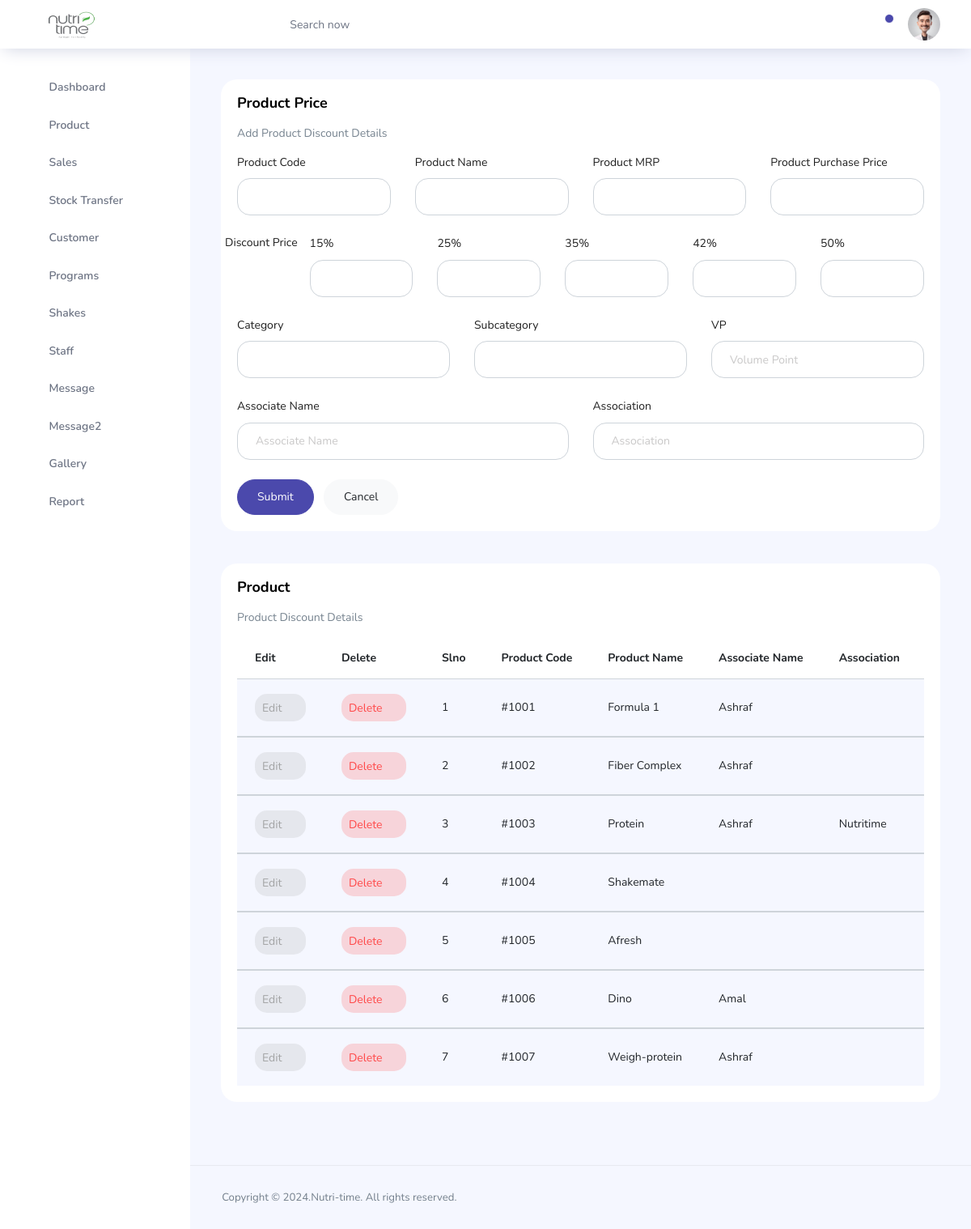
/Admin/pages/admin-price.php (signed in), run on the app's committed database.
### tables this page shows
CREATE TABLE `price` (
  `pri_id` int(11) NOT NULL,
  `pro_name` varchar(50) NOT NULL,
  `pro_code` varchar(20) NOT NULL,
  `pro_category` varchar(50) NOT NULL,
  `pro_subcat` varchar(50) NOT NULL,
  `pro_mrp` varchar(10) NOT NULL,
  `pro_price` varchar(20) NOT NULL,
  `pro_dis15` varchar(10) NOT NULL,
  `pro_dis25` varchar(10) NOT NULL,
  `pro_dis35` varchar(10) NOT NULL,
  `pro_dis42` varchar(10) NOT NULL,
  `pro_dis50` varchar(10) NOT NULL,
  `pro_vp` varchar(100) NOT NULL,
  `pro_vptotal` varchar(10) NOT NULL,
  `pro_scoop` varchar(10) NOT NULL,
  `pro_scoop15` varchar(10) NOT NULL,
  `pro_scoop25` varchar(10) NOT NULL,
  `pro_scoop35` varchar(10) NOT NULL,
  `pro_scoop42` varchar(10) NOT NULL,
  `pro_scoop50` varchar(10) NOT NULL,
  `pro_quantity` varchar(10) NOT NULL,
  `pro_curquantity` varchar(10) NOT NULL,
  `pro_hsn` varchar(200) NOT NULL,
  `pro_img` varchar(100) NOT NULL,
  `pro_associate` varchar(100) NOT NULL,
  `pro_association` varchar(100) NOT NULL
);

### Admin/pages/admin-price.php (the view, shortened to what this page needs)
<?php
include './connect.php';
?>
<!DOCTYPE html>
<html lang="en">
<head>
  <link rel="stylesheet" href="../vendors/feather/feather.css">
  <link rel="stylesheet" href="../vendors/ti-icons/css/themify-icons.css">
  <link rel="stylesheet" href="../vendors/css/vendor.bundle.base.css">
  <link rel="stylesheet" href="../vendors/select2/select2.min.css">
  <link rel="stylesheet" href="../vendors/select2-bootstrap-theme/select2-bootstrap.min.css">
  <link rel="stylesheet" href="../css/vertical-layout-light/style.css">
</head>
<body>
  <div class="container-scroller">
    <?php
    include './topbar.php';
    ?>
    <div class="main-panel">
      <div class="content-wrapper">
        <div class="row">
          <div class="col-12 grid-margin stretch-card">
            <div class="card">
              <div class="card-body">
                <h1 class="card-title">Product Price</h1>
                <p class="card-description">Add Product Discount Details</p>
                <form method="post" class="forms-sample" enctype="multipart/form-data">
                  <div class="row">
                    <div class="col-lg col-md col-sm col-12">
                      <div class="form-group">
                        <label>Product Code</label>
                        <input type="text" class="form-control" style="border-radius: 16px;"  name="prodcode" value="<?php echo $p_code1; ?>" required>
                      </div>
                    </div>
                    <div class="col-lg col-md col-sm col-12">
                      <div class="form-group">
                        <label>Product Name</label>
                        <input type="text" class="form-control" style="border-radius: 16px;"  name="prodname" value="<?php echo $p_name1; ?>" required>
                      </div>
                    </div>
                    <div class="col-lg col-md col-sm col-12">
                      <div class="form-group">
                        <label>Product MRP</label>
                        <input type="text" class="form-control" style="border-radius: 16px;"  name="prodmrp" value="<?php echo $p_mrp1; ?>" required>
                      </div>
                    </div>
                    <div class="col-lg col-md col-sm col-12">
                      <div class="form-group">
                        <label>Product Purchase Price</label>
                        <input type="text" class="form-control" style="border-radius: 16px;"  name="prodpur" value="<?php echo $p_pri1; ?>" required>
                      </div>
                    </div>
                  </div>
                  <div class="row">
                    <p>Discount Price</p> <br>
                    <div class="col">
                      <div class="form-group">
                        <label>15%</label>
                        <input type="text" class="form-control" style="border-radius: 16px;"  name="dis15" value="<?php echo $p_dis151; ?>" required>
                      </div>
                    </div>
                    <div class="col">
                      <div class="form-group">
                        <label>25%</label>
                        <input type="text" class="form-control" style="border-radius: 16px;"  name="dis25" value="<?php echo $p_dis251; ?>" required>
                      </div>
                    </div>
                    <div class="col">
                      <div class="form-group">
                        <label>35%</label>
                        <input type="text" class="form-control" style="border-radius: 16px;"  name="dis35" value="<?php echo $p_dis351; ?>" required>
                      </div>
                    </div>
                    <div class="col">
                      <div class="form-group">
                        <label>42%</label>
                        <input type="text" class="form-control" style="border-radius: 16px;"  name="dis42" value="<?php echo $p_dis421; ?>" required>
                      </div>
                    </div>
                    <div class="col">
                      <div class="form-group">
                        <label>50%</label>
                        <input type="text" class="form-control" style="border-radius: 16px;"  name="dis50" value="<?php echo $p_dis501; ?>" required>
                      </div>
                    </div>
                  </div>
                  <div class="row">
                    <div class="col">
                      <div class="form-group">
                        <label>Category</label>
                        <input type="text" class="form-control" style="border-radius: 16px;"  name="prodcat" value="<?php echo $p_cat1; ?>" required>
                      </div>
                    </div>
                    <div class="col">
                      <div class="form-group">
                        <label>Subcategory</label>
                        <input type="text" class="form-control" style="border-radius: 16px;"  name="prodsubcat" value="<?php echo $p_subcat1; ?>" required>
                      </div>
                    </div>
                    <div class="col">
                      <div class="form-group">
                        <label>VP</label>
                        <input type="text" class="form-control" style="border-radius: 16px;" placeholder="Volume Point" name="provp" value="<?php echo $p_vp1; ?>" required>
                      </div>
                    </div>
                  </div>
                  <div class="row">
                    <div class="col">
                      <div class="form-group">
                        <label>Associate Name</label>
                        <input type="text" class="form-control" style="border-radius: 16px;" placeholder="Associate Name" name="proasso" value="<?php echo $p_asso1; ?>">
                      </div>
                    </div>
                    <div class="col">
                      <div class="form-group">
                        <label>Association</label>
                        <input type="text" class="form-control" style="border-radius: 16px;" placeholder="Association" name="proassociation" value="<?php echo $p_associate1; ?>">
                      </div>
                    </div>
                  </div>
                  <button type="submit" class="btn btn-primary mr-2 rounded-pill" name="submitp">Submit</button>
                  <a href="./admin-price.php" type="reset" class="btn btn-light rounded-pill">Cancel</a>
                </form>
              </div>
            </div>
          </div>
        </div>
        <div class="row ">
          <div class="col-lg-12 grid-margin stretch-card">
            <div class="card">
              <div class="card-body">
                <h4 class="card-title">Product</h4>
                <div class="row">
                  <div class="col-md-9">
                    <p class="card-description">Product Discount Details</p>
                  </div>
                </div>
                <div class="table-responsive">
                  <table class="table table-striped">
                    <thead>
                      <tr>
                        <th>Edit</th>
                        <th>Delete</th>
                        <th>Slno</th>
                        <th>Product Code</th>
                        <th>Product Name</th>
                        <th>Associate Name</th>
                        <th>Association</th>
                        <th>Category</th>
                      </tr>
                    </thead>
                    <?php
                    $sql = mysqli_query($conn, "SELECT * FROM price ORDER BY pri_id ");
                    $serialNo = 1;
                    while ($row = mysqli_fetch_assoc($sql)) {
                      $pri_id = $row['pri_id'];
                      $pri_cod = $row['pro_code'];
                      $pri_nam = $row['pro_name'];
                      $pri_asso = $row['pro_associate'];
                      $pri_association = $row['pro_association'];
                      $pri_cat = $row['pro_category'];
                    ?>
                      <tbody>
                        <tr>
                          <td><a href="admin-price.php?pid=<?php echo $pri_id; ?>" class="btn btn-inverse-secondary btn-icon-text p-2">Edit<i class="ti-pencil-alt btn-icon-append"></i></a></td>
                          <td><a href="admin-price.php?pd_id=<?php echo $pri_id; ?>" class="btn btn-inverse-danger btn-icon-text p-2">Delete<i class="ti-trash btn-icon-prepend"></i></a></td>
                          <td class="py-1"><?php echo $serialNo++; ?></td>
                          <td class="py-1">#<?php echo $pri_cod; ?></td>
                          <td><?php echo $pri_nam; ?></td>
                          <td><?php echo $pri_asso; ?></td>
                          <td><?php echo $pri_association; ?></td>
                          <td><?php echo $pri_cat; ?></td>
                        </tr>
                      </tbody>
                    <?php
                    }
                    ?>
                  </table>
                </div>
              </div>
            </div>
          </div>
        </div>
      </div>
      <footer class="footer">
        <div class="d-sm-flex justify-content-center justify-content-sm-between">
          <span class="text-muted text-center text-sm-left d-block d-sm-inline-block">Copyright © 2024.Nutri-time. All rights reserved.</span>
        </div>
      </footer>
    </div>
  </div>
  </div>
</body>
</html>

### Admin/pages/topbar.php (shortened to what this page needs)
<nav class="navbar col-lg-12 col-12 p-0 fixed-top d-flex flex-row">
      <div class="text-center navbar-brand-wrapper d-flex align-items-center justify-content-center">
        <a class="navbar-brand brand-logo mr-5" href="admin-dashboard.php"><img src="../images/icon.png" class="mr-2" alt="logo" width="90"/></a>
      </div>
      <div class="navbar-menu-wrapper d-flex align-items-center justify-content-end">
        <button class="navbar-toggler navbar-toggler align-self-center" type="button" data-toggle="minimize">
          <span class="icon-menu"></span>
        </button>
        <ul class="navbar-nav mr-lg-2">
          <li class="nav-item nav-search d-none d-lg-block">
            <div class="input-group">
              <div class="input-group-prepend hover-cursor" id="navbar-search-icon">
                <span class="input-group-text" id="search">
                  <i class="icon-search"></i>
                </span>
              </div>
              <input type="text" class="form-control" id="navbar-search-input" placeholder="Search now" aria-label="search" aria-describedby="search">
            </div>
          </li>
        </ul>
        <ul class="navbar-nav navbar-nav-right">
          <li class="nav-item dropdown">
            <a class="nav-link count-indicator dropdown-toggle" id="notificationDropdown" href="#" data-toggle="dropdown">
              <i class="icon-bell mx-0"></i>
              <span class="count"></span>
            </a>
          </li>
          <li class="nav-item nav-profile dropdown">
            <a class="nav-link dropdown-toggle" href="#" data-toggle="dropdown" id="profileDropdown">
              <img src="../images/user.jpg" alt="profile"/>
            </a>
          </li>
        </ul>
      </div>
</nav>
    <div class="container-fluid page-body-wrapper">
      <nav class="sidebar sidebar-offcanvas" id="sidebar">
        <ul class="nav">
          <li class="nav-item">
            <a class="nav-link" href="admin-dashboard.php">
              <i class="icon-grid menu-icon"></i>
              <span class="menu-title">Dashboard</span>
              <i class="menu-arrow"></i>
            </a>
          </li>
          <li class="nav-item">
            <a class="nav-link" data-toggle="collapse" href="#pricing" aria-expanded="false" aria-controls="pricing">
              <i class="icon-bar-graph menu-icon"></i>
              <span class="menu-title">Product</span>
              <i class="menu-arrow"></i>
            </a>
          </li>
          <li class="nav-item">
            <a class="nav-link" href="admin-sales.php">
              <i class="icon-columns menu-icon"></i>
              <span class="menu-title">Sales</span>
              <i class="menu-arrow"></i>
            </a>
          </li>
          <li class="nav-item">
            <a class="nav-link" href="admin-stocktrans.php">
              <i class="icon-columns menu-icon"></i>
              <span class="menu-title">Stock Transfer</span>
              <i class="menu-arrow"></i>
            </a>
          </li>
          <li class="nav-item">
            <a class="nav-link" href="admin-customer.php">
              <i class="icon-columns menu-icon"></i>
              <span class="menu-title">Customer</span>
              <i class="menu-arrow"></i>
            </a>
          </li>
          <li class="nav-item">
            <a class="nav-link" data-toggle="collapse" href="#program" aria-expanded="false" aria-controls="program">
              <i class="icon-bar-graph menu-icon"></i>
              <span class="menu-title">Programs</span>
              <i class="menu-arrow"></i>
            </a>
          </li>
          <li class="nav-item">
            <a class="nav-link" href="admin-shake.php">
              <i class="icon-grid-2 menu-icon"></i>
              <span class="menu-title">Shakes</span>
              <i class="menu-arrow"></i>
            </a>
          </li>
          <li class="nav-item">
            <a class="nav-link" href="admin-staff.php">
              <i class="icon-ban menu-icon"></i>
              <span class="menu-title">Staff</span>
              <i class="menu-arrow"></i>
            </a>
          </li>
          <li class="nav-item">
            <a class="nav-link" href="admin-message.php">
              <i class="ti-share menu-icon"></i>
              <span class="menu-title">Message</span>
              <i class="menu-arrow"></i>
            </a>
          </li>
          <li class="nav-item">
            <a class="nav-link" href="admin-message2.php">
              <i class="ti-share menu-icon"></i>
              <span class="menu-title">Message2</span>
              <i class="menu-arrow"></i>
            </a>
          </li>
          <li class="nav-item">
            <a class="nav-link" href="admin-gallery.php">
              <i class="ti-share menu-icon"></i>
              <span class="menu-title">Gallery</span>
              <i class="menu-arrow"></i>
            </a>
          </li>
          <li class="nav-item">
            <a class="nav-link" href="admin-report.php">
              <i class="ti-share menu-icon"></i>
              <span class="menu-title">Report</span>
              <i class="menu-arrow"></i>
            </a>
          </li>
        </ul>
      </nav>

### data on the page
price: pro_code "1001", pro_name "Formula 1", pro_associate "Ashraf"
price: pro_code "1002", pro_name "Fiber Complex", pro_associate "Ashraf"
price: pro_code "1003", pro_name "Protein", pro_associate "Ashraf", pro_association "Nutritime"
price: pro_code "1004", pro_name "Shakemate"
price: pro_code "1005", pro_name "Afresh"
price: pro_code "1006", pro_name "Dino", pro_associate "Amal"
price: pro_code "1007", pro_name "Weigh-protein", pro_associate "Ashraf"
